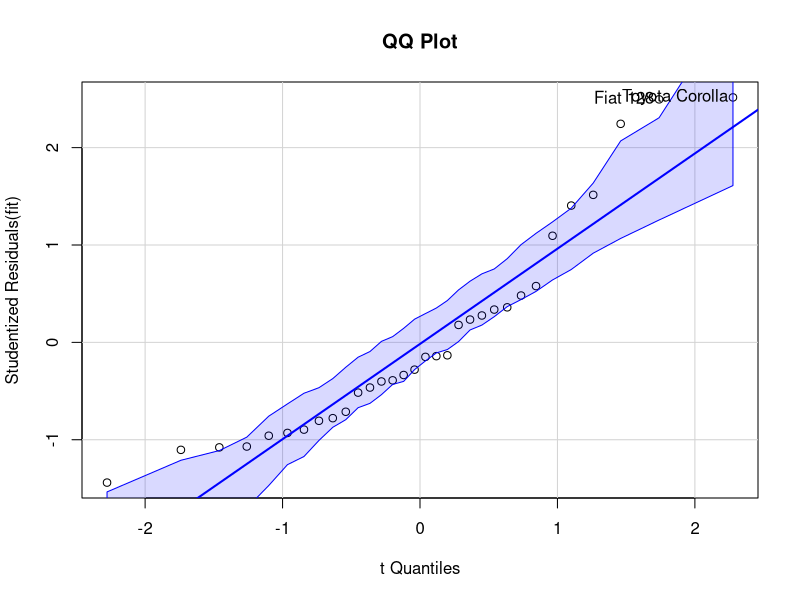
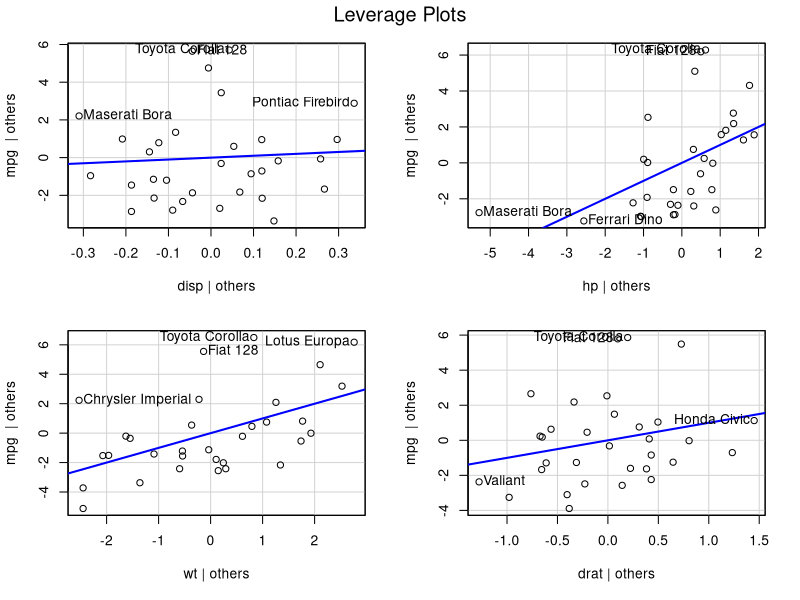
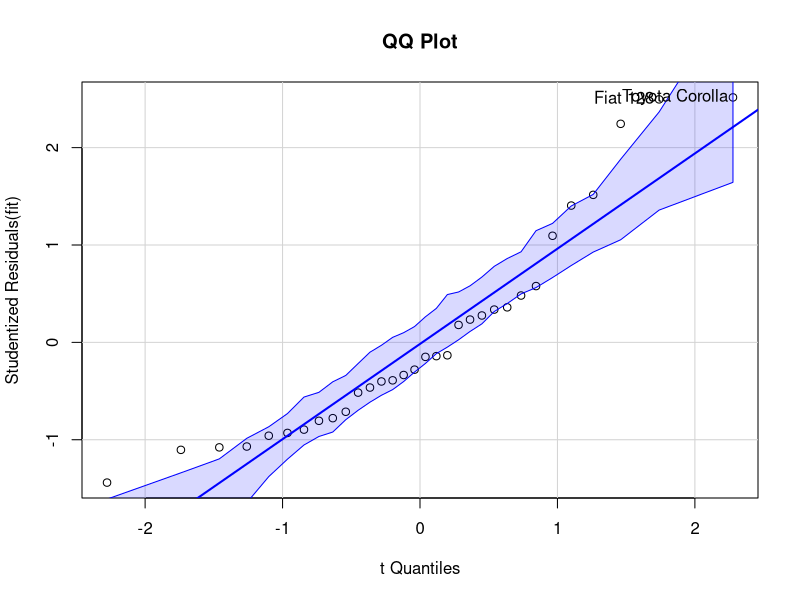
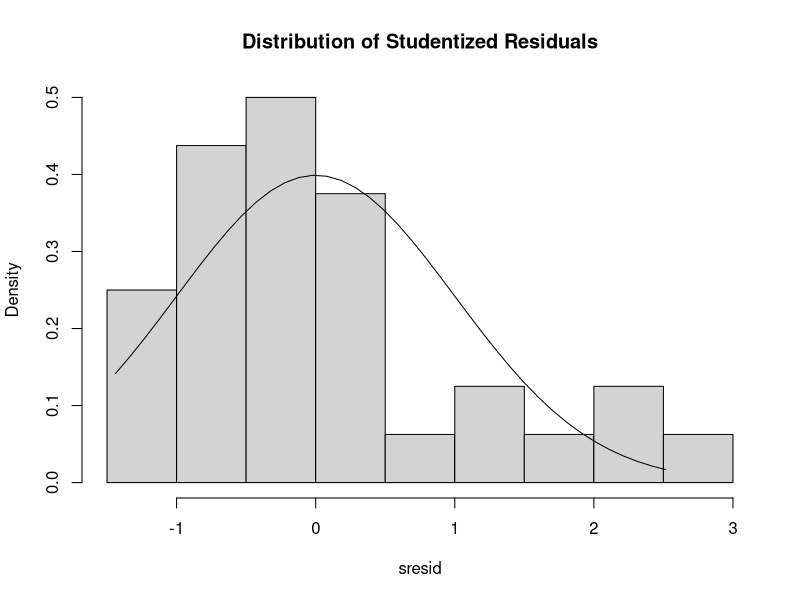
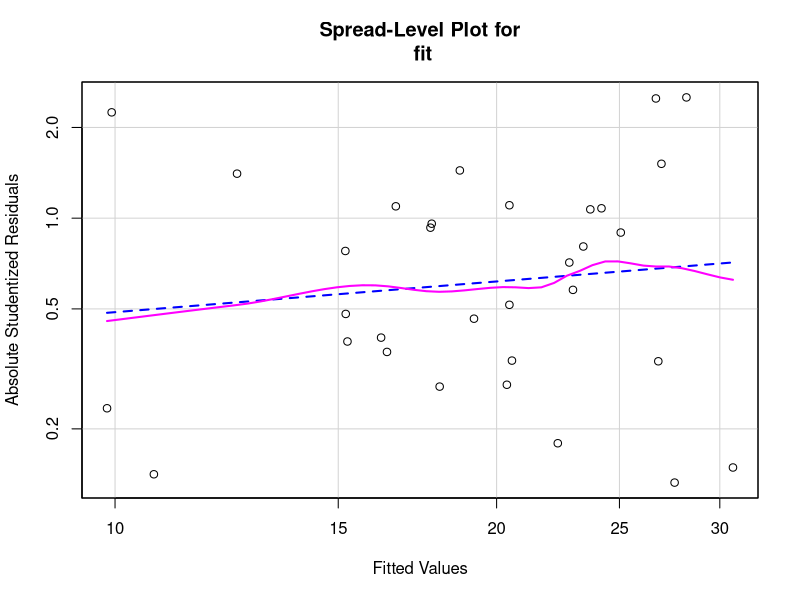
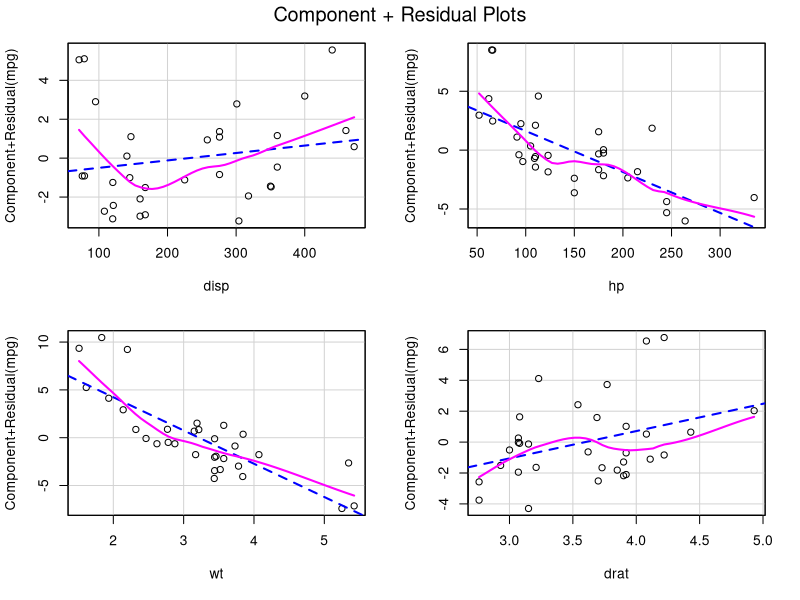
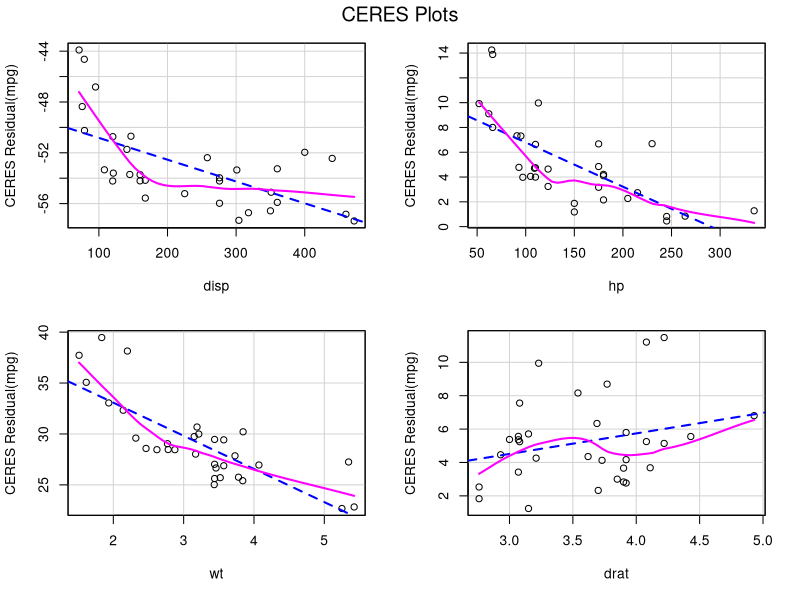

The R source for these figures, in order:
# Assume that we are fitting a multiple linear regression
# on the MTCARS data

library(car)
fit <- lm(mpg~disp+hp+wt+drat, data=mtcars)

# Assessing Outliers
outlierTest(fit) # Bonferonni p-value for most extreme obs
qqPlot(fit, main="QQ Plot") #qq plot for studentized resid 
leveragePlots(fit) # leverage plots

# Normality of Residuals
# qq plot for studentized resid
qqPlot(fit, main="QQ Plot")
# distribution of studentized residuals
library(MASS)
sresid <- studres(fit) 
hist(sresid, freq=FALSE, 
     main="Distribution of Studentized Residuals")
xfit<-seq(min(sresid),max(sresid),length=40) 
yfit<-dnorm(xfit) 
lines(xfit, yfit)

# Evaluate homoscedasticity
# non-constant error variance test
ncvTest(fit)
# plot studentized residuals vs. fitted values 
spreadLevelPlot(fit)

# Evaluate Nonlinearity
# component + residual plot 
crPlots(fit)
# Ceres plots 
ceresPlots(fit)

# Test for Autocorrelated Errors
durbinWatsonTest(fit)